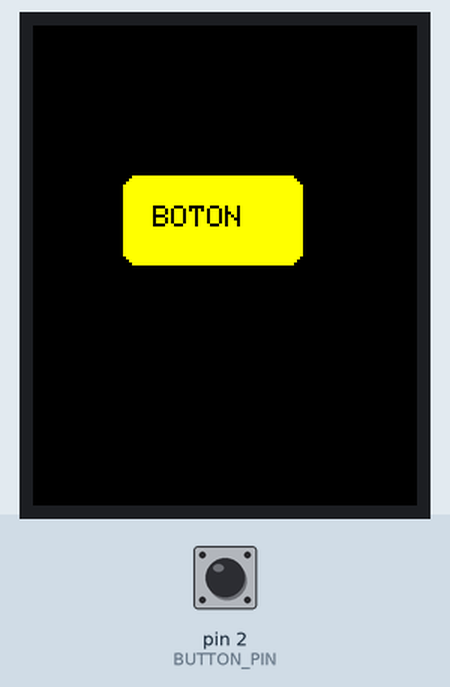
Recording of a sketch running on a simulated Arduino Uno, built with avr-gcc and run on an emulated ATmega328P. Shown: 128×160 colour display. Inputs (shaded band) come from the test bench; at power-on: pin 2 (BUTTON_PIN) HIGH.

Above: at 1.3 s.
1.4 s: pin 2 (BUTTON_PIN) pulled LOW for 0.15 s
Timing chart, 0 to 4.4 s (numbered marks = the images above; inputs shaded):
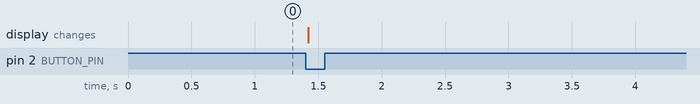

The sketch:

avance_pantalla.ino
```cpp
#include <Adafruit_GFX.h>
#include <Adafruit_ST7735.h>
#include <SPI.h>

#define TFT_DC 12
#define TFT_CS 13
#define TFT_MOSI 14
#define TFT_CLK 15
#define TFT_RST 0
#define TFT_MISO -1
#define BUTTON_PIN 2

Adafruit_ST7735 tft = Adafruit_ST7735(TFT_CS, TFT_DC, TFT_MOSI, TFT_CLK, TFT_RST);

void setup() {
  pinMode(BUTTON_PIN, INPUT_PULLUP);
  tft.initR(INITR_BLACKTAB);
  tft.fillScreen(ST7735_BLACK);
  tft.fillRoundRect(30, 50, 60, 30, 5, ST7735_YELLOW);
  tft.setCursor(40, 60);
  tft.setTextColor(ST7735_BLACK);
  tft.setTextSize(1);
  tft.println("BOTON");
}

void loop() {
  if (digitalRead(BUTTON_PIN) == LOW) {
    tft.fillScreen(ST7735_BLACK);
    tft.setCursor(40, 60);
    tft.setTextColor(ST7735_WHITE);
    tft.setTextSize(2);
    tft.println("1");
    Serial.println("1");
    delay(500);
  }
}
```
